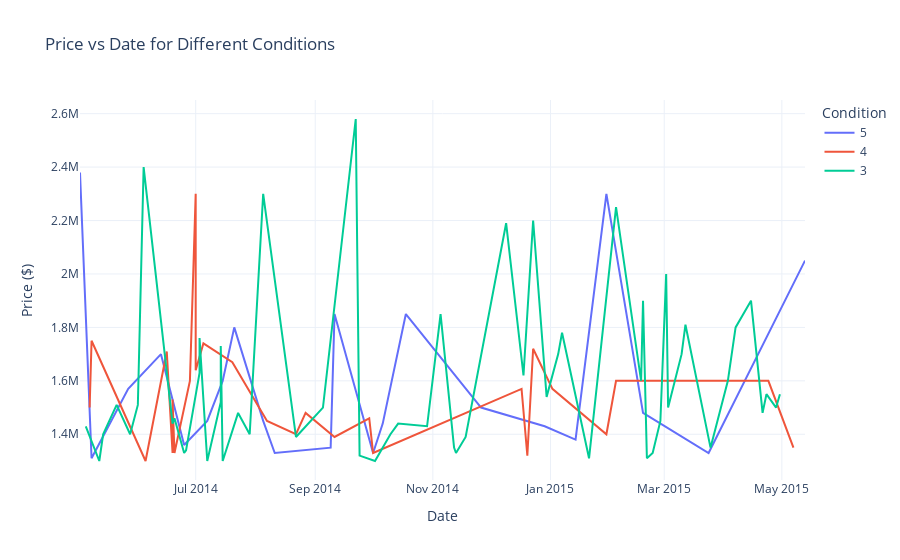

Source (notebook cell):
### Code cell
import plotly.express as px

# Combine all grades into a single DataFrame for easier plotting
sqft_without_outliers.sort_values(['date','condition'],ascending=False, inplace=True)
sqft_without_outliers['condition'] = sqft_without_outliers['condition'].astype(str)  # Convert grade to string for better legend handling
sqft_without_outliers_filtered = sqft_without_outliers[sqft_without_outliers['condition'].isin(['3', '4', '5'])]

# Create the interactive scatter plot
fig = px.line(
    sqft_without_outliers_filtered,
    x='date',
    y='price',
    color='condition',
    hover_data={
        'sqft_living': True,  # Show sqft_living in the tooltip
        'sqft_lot': True,     # Show sqft_lot in the tooltip
        'grade': True,    # Show grade in the tooltip
        'date': False,        # Hide date from the tooltip (already on the x-axis)
        'price': False        # Hide price from the tooltip (already on the y-axis)
    },
    title='Price vs Date for Different Conditions',
    labels={
        'date': 'Date',
        'sqft_living': 'Living Area (sqft)',
        'sqft_lot': 'Lot Size (sqft)',
        'grade': 'Grade',
        'price': 'Price ($)'
    }
)

# Update layout for better visualization
fig.update_layout(
    xaxis_title='Date',
    yaxis_title='Price ($)',
    legend_title='Condition',
    template='plotly_white'
)

# Show the interactive plot
fig.show()
